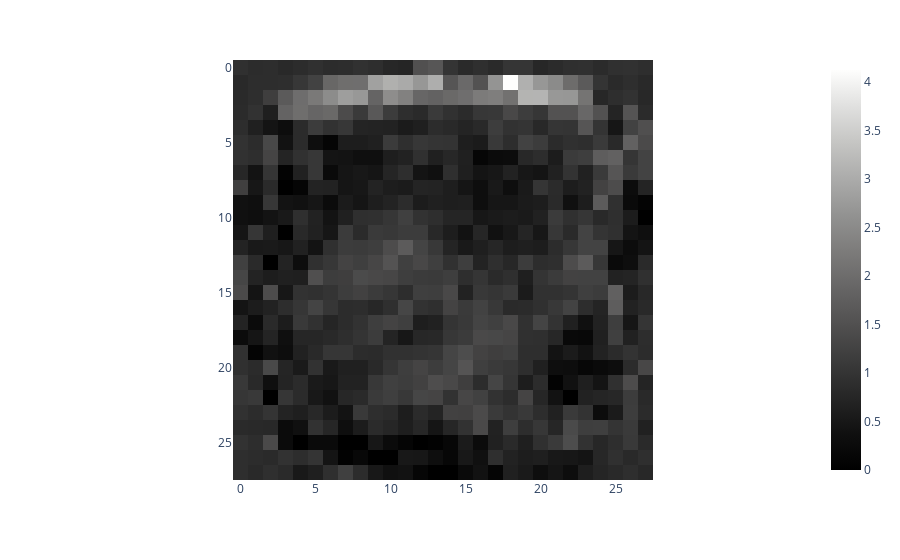

Notebook code cell kept with this figure:
### Markdown cell above
* Apply relu to this new level of feature to see what goes to the last layer

### Code cell
second_layer_output = tf.keras.activations.relu(second_layer_feature).numpy()
px.imshow(second_layer_output, color_continuous_scale="gray")

### Figure 1 — Plotly figure (JSON) as saved in the notebook; plotly's stock layout.template omitted (floating-point values rounded to 4 significant figures; data arrays with more than 128 entries replaced by an {"elided": "..."} marker saying what was removed)
{"data": [{"coloraxis": "coloraxis", "hovertemplate": "x: %{x}<br>y: %{y}<br>color: %{z}<extra></extra>", "name": "0", "type": "heatmap", "xaxis": "x", "yaxis": "y", "z": {"elided": "28x28 float values"}}], "layout": {"coloraxis": {"colorscale": [[0, "rgb(0, 0, 0)"], [0.09091, "rgb(16, 16, 16)"], [0.1818, "rgb(38, 38, 38)"], [0.2727, "rgb(59, 59, 59)"], [0.3636, "rgb(81, 80, 80)"], [0.4545, "rgb(102, 101, 101)"], [0.5455, "rgb(124, 123, 122)"], [0.6364, "rgb(146, 146, 145)"], [0.7273, "rgb(171, 171, 170)"], [0.8182, "rgb(197, 197, 195)"], [0.9091, "rgb(224, 224, 223)"], [1, "rgb(254, 254, 253)"]]}, "margin": {"t": 60}, "xaxis": {"anchor": "y", "constrain": "domain", "domain": [0, 1], "scaleanchor": "y"}, "yaxis": {"anchor": "x", "autorange": "reversed", "constrain": "domain", "domain": [0, 1]}}}
